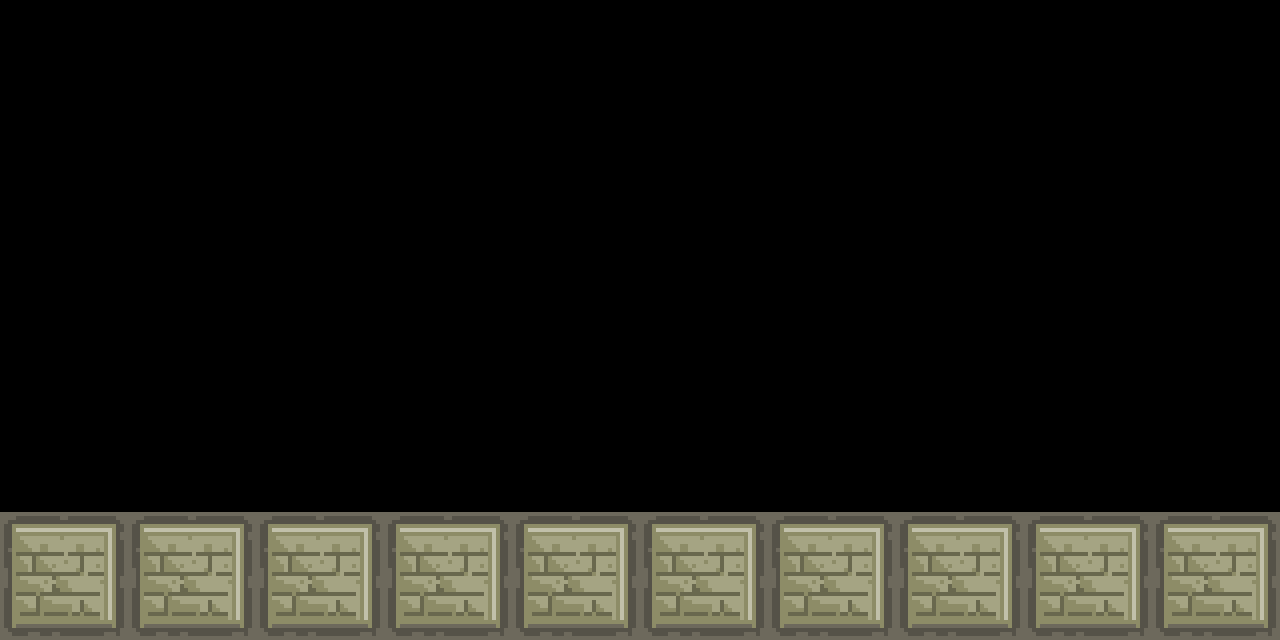

Below is a game level as drawn by its tile map, then a one-line description and the .tmx that defines it (tile-layer data replaced by summaries):
An orthogonal 10x5 tile map with 128x128 px tiles, 1 tile layer (Tile Layer 1).

<map version="1.0" orientation="orthogonal" width="10" height="5" tilewidth="128" tileheight="128">
 <tileset firstgid="1" name="TileSet" tilewidth="128" tileheight="128">
  <image source="TileSet.png" width="640" height="256" />
  <tile id="3">
   <properties>
    <property name="Collision" value="" />
   </properties>
  </tile>
 </tileset>
 <layer name="Tile Layer 1" width="10" height="5">
  <data>[50 cells, 10 non-empty, 1 distinct tile ids]</data>
 </layer>
</map>
